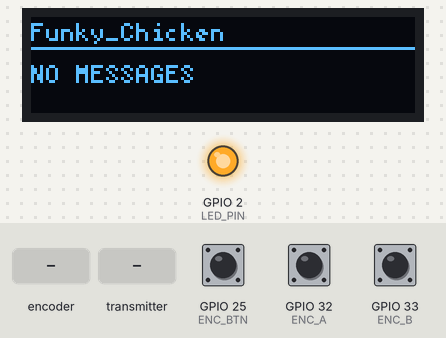
Recording of a sketch running on a simulated ESP32. On the bench: 128×32 one-colour display, output pins drawn as LEDs (lit = HIGH). Dashed ring = blinking. The inputs (shaded band) are chosen by the test bench; at power-on: GPIO 25 (ENC_BTN) HIGH, GPIO 32 (ENC_A) HIGH, GPIO 33 (ENC_B) HIGH.

Above: at 1.2 s.
1.3 s: GPIO 25 (ENC_BTN) pulled LOW for 3.2 s
At 5.5 s:
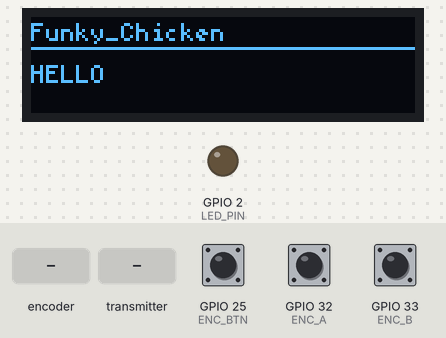
6.0 s: rotary encoder on GPIO 32 (ENC_A) / GPIO 33 (ENC_B) turned 3 steps (first pin leading)
At 7.2 s:
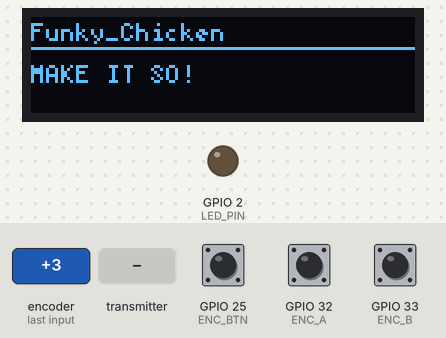
8.2 s: rotary encoder on GPIO 32 (ENC_A) / GPIO 33 (ENC_B) turned 3 steps (first pin leading)
At 10.5 s:
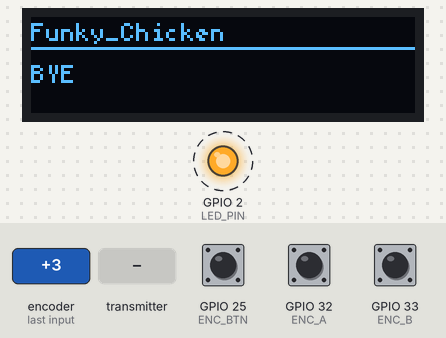
11.8 s: GPIO 25 (ENC_BTN) pulled LOW for 0.15 s
At 13.6 s:
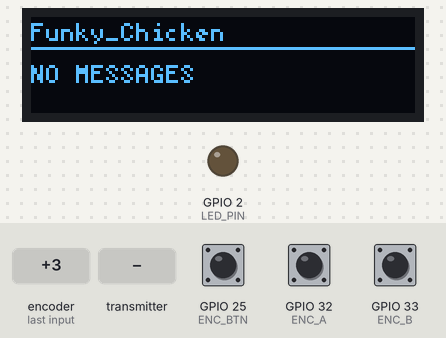
14.9 s: the transmitter starts sending from = 0
At 16.3 s:
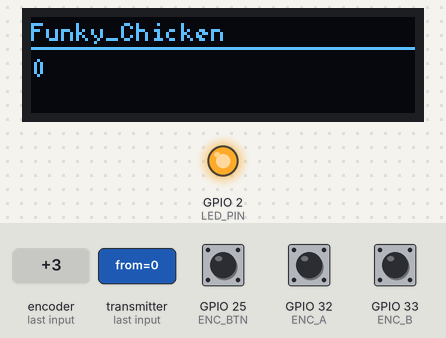
17.9 s: the transmitter starts sending msg = 0
At 19.1 s:
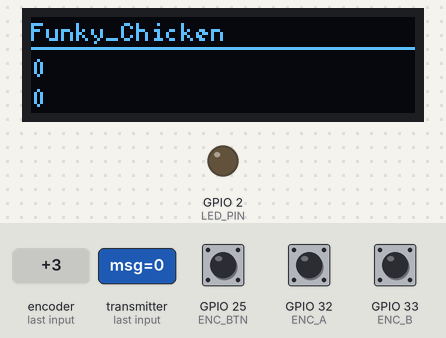
Timing chart, 0 to 21.3 s (numbered marks = the images above; inputs shaded):
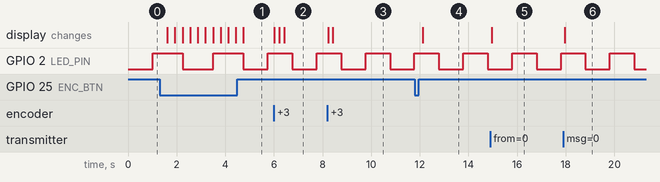

Measured:
- after the input at 1.3 s, the display: changes after 0.32 s (image 1)
- after the input at 6.0 s, the display: first changes at once (image 2 shows a later state)
- after the input at 8.2 s, the display: first changes at once (image 3 shows a later state)
- after the input at 11.8 s, the display: changes after 0.32 s (image 4)
- after the input at 14.9 s, the display: changes after 0.05 s (image 5)
- after the input at 17.9 s, the display: changes after 0.05 s (image 6)

The sketch:

esp32_single_2026.ino
```cpp
#include <WiFi.h>
#include <esp_now.h>
#include <esp_wifi.h>
#include <U8g2lib.h>
#include <Wire.h>

// ================= USER =================
#define USER_NAME "Funky_Chicken"   // CHANGE PER DEVICE

// ================= PINS =================
#define ENC_A   32
#define ENC_B   33
#define ENC_BTN 25
#define LED_PIN 2

// OLED I2C
#define OLED_SDA 21
#define OLED_SCL 22

// ================= OLED =================
U8G2_SSD1306_128X32_UNIVISION_F_HW_I2C u8g2(U8G2_R0);

// ================= STATE =================
unsigned long lastBlink = 0;
bool ledState = false;

bool sendMode = false;
int lastA;

// --- encoder smoothing ---
unsigned long lastEncMove = 0;
#define ENC_DELAY 120   // ms between steps (menu feel)

// ================= MESSAGE =================
struct Message {
  String from;
  String text;
};

#define MAX_MSG 8
Message inbox[MAX_MSG];
int msgCount = 0;
int inboxIndex = 0;

// ================= QUICK MESSAGES =================
const char* quickMsg[] = {
  "HELLO",
  "WHATS UP?",
  "LETS MEET UP",
  "MAKE IT SO!",
  "BUSY",
  "BYE"
};
const int QUICK_COUNT = 6;
int quickIndex = 0;

// ================= ESP-NOW PACKET =================
typedef struct {
  char from[16];
  char msg[64];
} InfoPacket;

// ================= DRAW =================
void draw() {
  u8g2.clearBuffer();
  u8g2.setFont(u8g2_font_5x7_tf);

  u8g2.drawStr(0, 8, USER_NAME);
  u8g2.drawLine(0, 10, 128, 10);

  if (sendMode) {
    u8g2.drawStr(0, 22, quickMsg[quickIndex]);
  } else if (msgCount == 0) {
    u8g2.drawStr(0, 22, "NO MESSAGES");
  } else {
    Message &m = inbox[inboxIndex];
    u8g2.drawStr(0, 20, m.from.c_str());
    u8g2.drawStr(0, 30, m.text.c_str());
  }

  u8g2.sendBuffer();
}

// ================= ADD MESSAGE =================
void addMessage(String from, String text) {
  inbox[msgCount % MAX_MSG] = {from, text};
  msgCount++;
  inboxIndex = (msgCount - 1) % MAX_MSG;
}

// ================= ESP-NOW RECEIVE =================
void onReceive(const uint8_t *mac,
               const uint8_t *data,
               int len) {
  if (len != sizeof(InfoPacket)) return;

  InfoPacket pkt;
  memcpy(&pkt, data, sizeof(pkt));

  addMessage(pkt.from, pkt.msg);
}

// ================= SEND MESSAGE =================
void sendMessage(const char *text) {
  InfoPacket pkt = {};
  strncpy(pkt.from, USER_NAME, sizeof(pkt.from) - 1);
  strncpy(pkt.msg, text, sizeof(pkt.msg) - 1);

  uint8_t broadcast[6] = {0xFF,0xFF,0xFF,0xFF,0xFF,0xFF};
  esp_now_send(broadcast, (uint8_t*)&pkt, sizeof(pkt));
}

// ================= SETUP =================
void setup() {
  pinMode(ENC_A, INPUT_PULLUP);
  pinMode(ENC_B, INPUT_PULLUP);
  pinMode(ENC_BTN, INPUT_PULLUP);
  pinMode(LED_PIN, OUTPUT);

  Serial.begin(115200);

  Wire.begin(OLED_SDA, OLED_SCL);
  u8g2.begin();

  lastA = digitalRead(ENC_A);

  // ---- ESP-NOW (LOCKED + WORKING) ----
  WiFi.mode(WIFI_STA);
  esp_wifi_set_promiscuous(true);
  esp_wifi_set_channel(1, WIFI_SECOND_CHAN_NONE);
  esp_wifi_set_promiscuous(false);

  if (esp_now_init() != ESP_OK) {
    while (true);
  }

  esp_now_register_recv_cb(onReceive);

  esp_now_peer_info_t peer = {};
  memset(peer.peer_addr, 0xFF, 6);
  peer.channel = 1;
  peer.encrypt = false;
  esp_now_add_peer(&peer);
}

// ================= LOOP =================
void loop() {
  // Heartbeat LED
  if (millis() - lastBlink > 1000) {
    ledState = !ledState;
    digitalWrite(LED_PIN, ledState);
    lastBlink = millis();
  }

  // -------- Encoder (smoothed menu) --------
  int a = digitalRead(ENC_A);
  if (a != lastA && millis() - lastEncMove > ENC_DELAY) {
    lastEncMove = millis();

    if (digitalRead(ENC_B) != a) {
      sendMode ? quickIndex++ : inboxIndex++;
    } else {
      sendMode ? quickIndex-- : inboxIndex--;
    }
  }
  lastA = a;

  quickIndex = constrain(quickIndex, 0, QUICK_COUNT - 1);
  inboxIndex = constrain(inboxIndex, 0, max(msgCount - 1, 0));

  // Button
  if (digitalRead(ENC_BTN) == LOW) {
    if (sendMode) {
      sendMessage(quickMsg[quickIndex]);
      sendMode = false;
    } else {
      sendMode = true;
    }
    delay(300);
  }

  draw();
}
```
